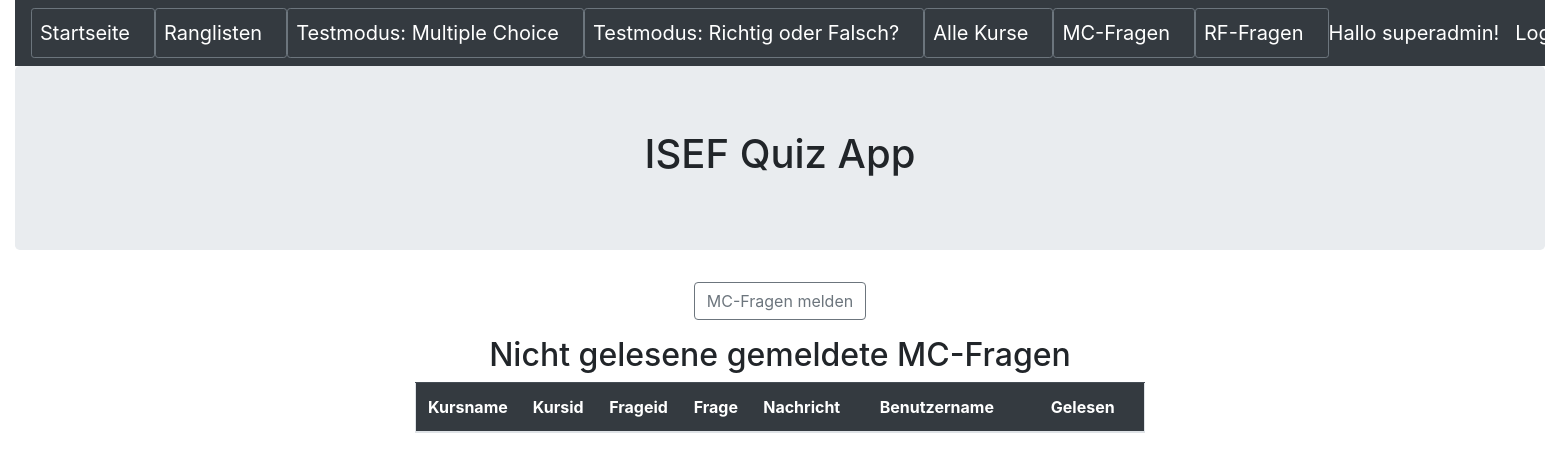
The app's page /meldungmcfragenungelesen (signed in), older data.
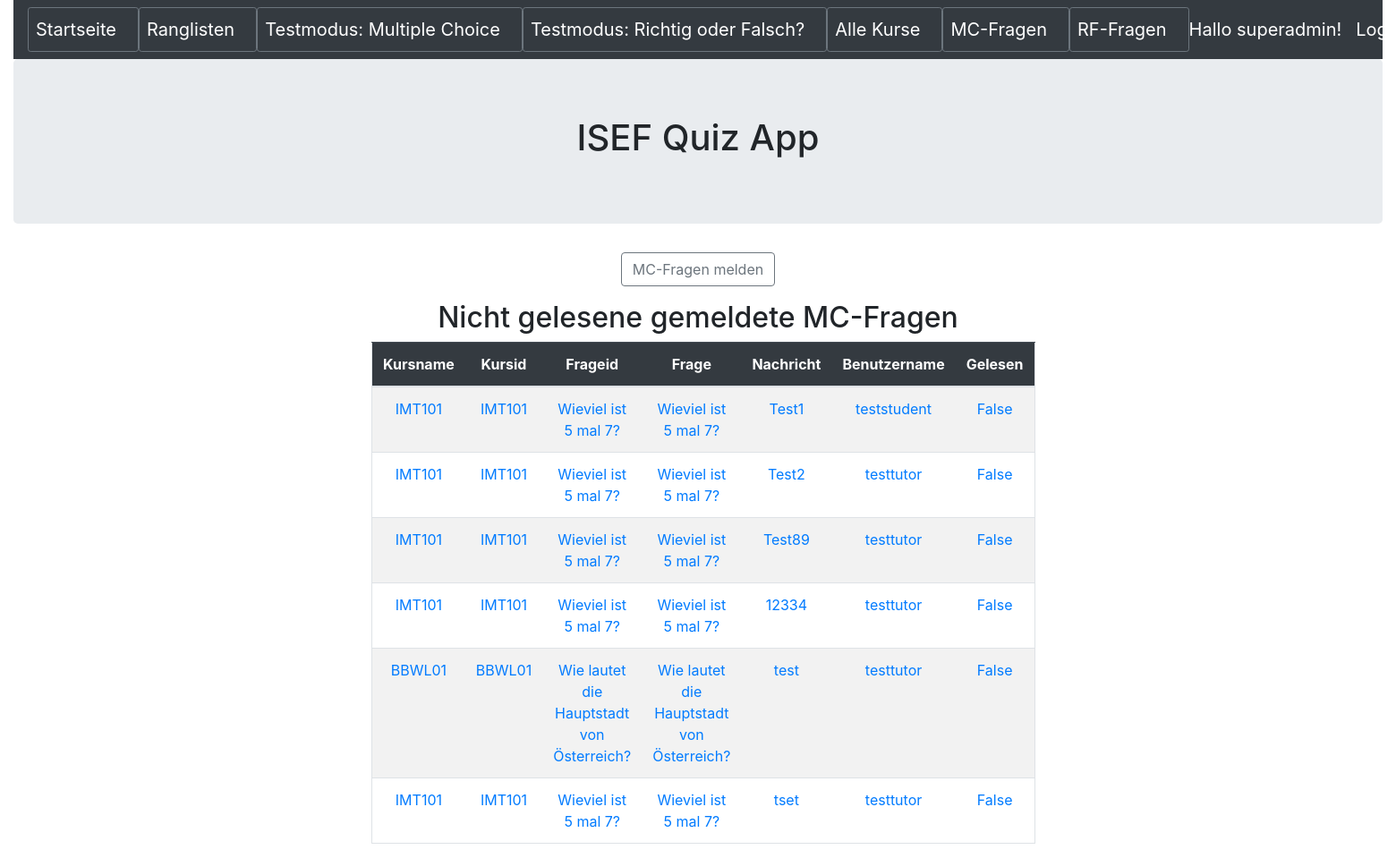
The same page, newer data.
### quiz/models.py (models this page shows, shortened)
class MeldungMCFragen(models.Model):
    kursname = models.CharField(max_length=50,blank=False)
    kursid = models.ForeignKey(Kurs,null=True,blank=False,on_delete=models.CASCADE)
    frageid = models.ForeignKey(Frage,null=True,blank=False,on_delete=models.CASCADE)
    frage = models.CharField(max_length=255,blank=False)
    nachricht = models.CharField(max_length=500,blank=False)
    benutzername = models.CharField(max_length=50,blank=False)
    gelesen=models.BooleanField(default=False)

class Kurs(models.Model):
    name = models.CharField(max_length=50,help_text='Geben Sie den Namen des Kurses ein')
    beschreibung = models.CharField(max_length=255,help_text='Geben Sie die Beschreibung des Kurses ein')
    def __str__(self):
        return self.name

class Frage(models.Model):
    name = models.CharField(max_length=255,blank=False,help_text='Geben Sie hier die Frage ein')
    kurs = models.ForeignKey(Kurs,null=True,blank=False,on_delete=models.CASCADE,help_text='Wählen Sie den Kurs, welchem die Frage zugewiesen wird')
    antwort1 = models.CharField(max_length=255,blank=False,null=True,help_text='Geben Sie die Antwort1 der Frage ein')
    antwort1richtig = models.BooleanField(default=False,help_text='Geben Sie an ob Antwort1 richtig ist',verbose_name="Antwort1 richtig?")
    antwort2 = models.CharField(max_length=255,blank=False,null=True,help_text='Geben Sie die Antwort2 der Frage ein')
    antwort2richtig = models.BooleanField(default=False,help_text='Geben Sie an ob Antwort2 richtig ist',verbose_name="Antwort2 richtig?")
    antwort3 = models.CharField(max_length=255,blank=True,null=True,help_text='Geben Sie die Antwort3 der Frage ein (optional)')
    antwort3richtig = models.BooleanField(default=False,help_text='Geben Sie an ob Antwort3 richtig ist',verbose_name="Antwort3 richtig?")
    antwort4 = models.CharField(max_length=255,blank=True,null=True,help_text='Geben Sie die Antwort4 der Frage ein (optional)')
    antwort4richtig = models.BooleanField(default=False,help_text='Geben Sie an ob Antwort4 richtig ist',verbose_name="Antwort4 richtig?")
    freigegeben=models.BooleanField(default=False,help_text='Frage freigeben?',verbose_name="Frage freigeben")
    def __str__(self):
        return self.name

### quiz/views.py (the view)
# urls.py: path('meldungmcfragenungelesen', MeldungMCFragenUpdateNichtGelesen.as_view(), name='meldungmcfragen_ungelesen'),
class MeldungMCFragenUpdateNichtGelesen(AuthListView):
    model = MeldungMCFragen
    template_name = 'meldungmcfrage/meldungmcfragen_unread.html'
    fields = '__all__'
    permission_required = ('quiz.view_meldungmcfragen')
    def get_queryset(self):
        return MeldungMCFragen.objects.raw('select id, frage, nachricht, benutzername, frageid_id, kursid_id, kursname, gelesen FROM quiz_meldungmcfragen where gelesen = "0"')

### quiz/templates/meldungmcfrage/meldungmcfragen_unread.html
{% extends 'base.html' %}
{% block content %}
<div class="text-center">
	<p><button type="button" class="btn btn-outline-secondary" onclick="location.href='{% url 'meldungmcfrage_select'  %}'"> MC-Fragen melden</button></p>
</div>
<h2 class="text-center">Nicht gelesene gemeldete MC-Fragen</h2>
<div class="container text-center">
	<div class="row justify-content-md-center">
		<div class="col-sm-8 ">
			<table  class ="table border table-hover table-striped">
				<thead class="table-dark">
					<th width=100 scope = "col">Kursname</th>
					<th width=100 scope = "col">Kursid</th>
					<th width=100 scope = "col">Frageid</th>
					<th width=100 scope = "col">Frage</th>
					<th width=100 scope = "col">Nachricht</th>
					<th width=550 scope = "col">Benutzername</th>
					<th width=550 scope = "col">Gelesen</th>
				</thead>
				<tbody>
				{% for meldungmcfragen in object_list %}
					<tr>
						<td> <a href="{% url 'meldungmcfragen_detail' meldungmcfragen.pk %}">{{ meldungmcfragen.kursname }}</a> </td>
						<td> <a href="{% url 'meldungmcfragen_detail' meldungmcfragen.pk %}">{{ meldungmcfragen.kursid }}</a> </td>
						<td> <a href="{% url 'meldungmcfragen_detail' meldungmcfragen.pk %}">{{ meldungmcfragen.frageid }}</a> </td>
						<td> <a href="{% url 'meldungmcfragen_detail' meldungmcfragen.pk %}">{{ meldungmcfragen.frage}}</a> </td>
						<td> <a href="{% url 'meldungmcfragen_detail' meldungmcfragen.pk %}">{{ meldungmcfragen.nachricht}}</a> </td>
						<td> <a href="{% url 'meldungmcfragen_detail' meldungmcfragen.pk %}">{{ meldungmcfragen.benutzername}}</a> </td>
						<td> <a href="{% url 'meldungmcfragen_detail' meldungmcfragen.pk %}">{{ meldungmcfragen.gelesen}}</a> </td>
					</tr>
				{% endfor %}
				</tbody>
			</table>
		</div>
	</div>
</div>
{% endblock content %}

Row changes from the older to the newer data that the page shows:
added MeldungMCFragen: kursname "IMT101", kursid "IMT101", frageid "Wieviel ist 5 mal 7?", frage "Wieviel ist 5 mal 7?", nachricht "Test1", benutzername "teststudent", gelesen "False"
added MeldungMCFragen: kursname "IMT101", kursid "IMT101", frageid "Wieviel ist 5 mal 7?", frage "Wieviel ist 5 mal 7?", nachricht "Test2", benutzername "testtutor", gelesen "False"
added MeldungMCFragen: kursname "IMT101", kursid "IMT101", frageid "Wieviel ist 5 mal 7?", frage "Wieviel ist 5 mal 7?", nachricht "Test89", benutzername "testtutor", gelesen "False"
added MeldungMCFragen: kursname "IMT101", kursid "IMT101", frageid "Wieviel ist 5 mal 7?", frage "Wieviel ist 5 mal 7?", nachricht "12334", benutzername "testtutor", gelesen "False"
added MeldungMCFragen: kursname "BBWL01", kursid "BBWL01", frageid "Wie lautet die Hauptstadt von Österreich?", frage "Wie lautet die Hauptstadt von Österreich?", nachricht "test", benutzername "testtutor", gelesen "False"
added MeldungMCFragen: kursname "IMT101", kursid "IMT101", frageid "Wieviel ist 5 mal 7?", frage "Wieviel ist 5 mal 7?", nachricht "tset", benutzername "testtutor", gelesen "False"
